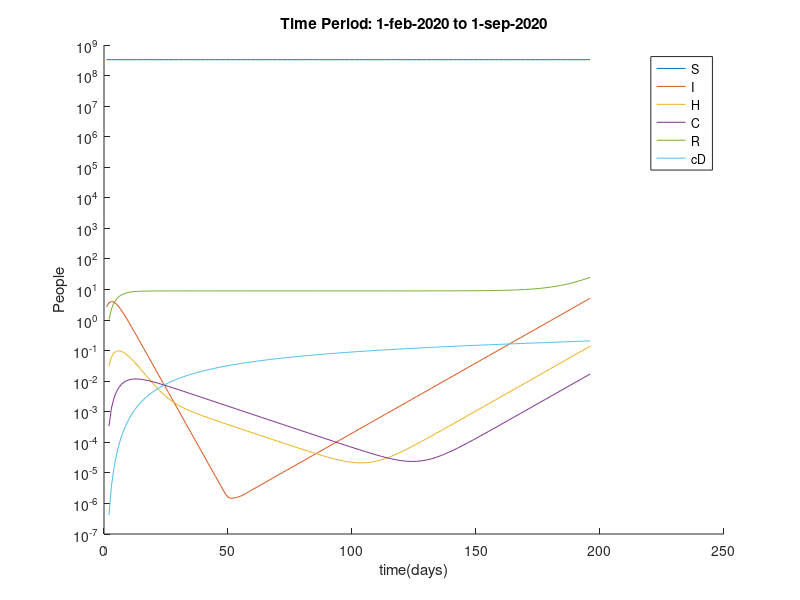

The MATLAB source for this figure:

%% Get simulation results
load('TestSimulationNeherModelAMIGO.mat','simCov19')

%% Get cumulative results and save

[a,b] = size(simCov19.sim.states{1});

cumResCov19 = zeros(a,b/9);
r = 1:9:b;
for i=1:9 % States    
    for j=1:9 % Agge groups
        cumResCov19(:,i) = cumResCov19(:,i) + simCov19.sim.states{1}(:,r(j));
    end
    r = r+1;
end

%% Cumulative deaths
CD = zeros(size(cumResCov19(:,9)));
for i=1:length(cumResCov19(:,9))
    CD(i,1) = sum(cumResCov19(1:i,9));
end

%% Plot results

figure
hold on
for i=1:8
    if i~=2 && i~=3 && i~=4
        plot(simCov19.sim.tsim{1}+1, cumResCov19(:,i))
    end
end
plot(simCov19.sim.tsim{1}+1, CD)
legend('S','I','H','C','R','cD')
set(gca, 'YScale', 'log')
ylabel('People')
xlabel('time(days)')
title('Time Period: 1-feb-2020 to 1-sep-2020')






























